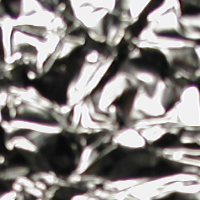
#> input picture dataset/dataset/aluminium_foil/15-scale_1_im_1_col.png, 200 x 200 px, given in place of aluminium_foil, which was not available
$ python main.py   (older library calls are emulated)
#> lines starting #> are read from the running program, lines starting #| are printed output that depends on the picture; pictures that were not available may be replaced by others from this repository, and a replacement may not be noted
import os
import cv2
import numpy as np
from skimage.feature import graycomatrix, graycoprops
import mahotas

DATASET_PATH = "dataset"
IMG_SIZE = 256
OUTPUT_ARFF = "glcm_12.arff"

features = []
labels = []

class_names = sorted(os.listdir(DATASET_PATH))
class_names = [c for c in class_names if os.path.isdir(os.path.join(DATASET_PATH, c))]
print("Sınıflar:", class_names)

def extract_glcm_features(img):
    img = (img / 4).astype(np.uint8)

    glcm = graycomatrix(
        img,
        distances=[1],
        angles=[0, np.pi/4, np.pi/2, 3*np.pi/4],
        levels=64,
        symmetric=True,
        normed=True
    )

    contrast = graycoprops(glcm, 'contrast').mean()
    dissimilarity = graycoprops(glcm, 'dissimilarity').mean()
    homogeneity = graycoprops(glcm, 'homogeneity').mean()
    energy = graycoprops(glcm, 'energy').mean()
    correlation = graycoprops(glcm, 'correlation').mean()
    asm = graycoprops(glcm, 'ASM').mean()

    haralick = mahotas.features.haralick(img, return_mean=True)
    entropy = haralick[1]
    idm = haralick[4]
    cluster_shade = haralick[7]
    cluster_prominence = haralick[8]
    diff_var = haralick[10]
    max_prob = np.max(glcm)

    return [contrast, dissimilarity, homogeneity, energy, correlation, asm,
            entropy, idm, cluster_shade, cluster_prominence, diff_var, max_prob]

for class_name in class_names:
    class_path = os.path.join(DATASET_PATH, class_name)
    for file in os.listdir(class_path):
        img_path = os.path.join(class_path, file)
        img = cv2.imread(img_path)
#> img is the input picture: shape (200, 200, 3); mean B, G, R 132.3, 134.3, 138.8
        if img is None:
            continue

        gray = cv2.cvtColor(img, cv2.COLOR_BGR2GRAY)
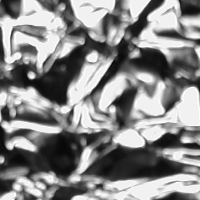
#> gray: shape (200, 200); min 8, max 255, mean 135.4
        gray = cv2.resize(gray, (IMG_SIZE, IMG_SIZE))
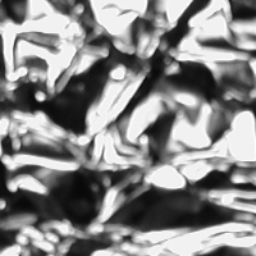
#> gray: shape (256, 256); min 8, max 255, mean 135.3

        feat = extract_glcm_features(gray)
#> in extract_glcm_features, `img = (img / 4).astype(np.uint8)`:
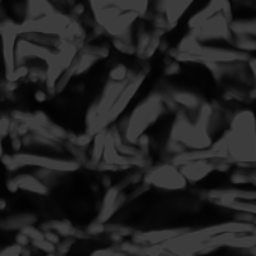
#> img: shape (256, 256); min 2, max 63, mean 33.5
#> in extract_glcm_features, `contrast = graycoprops(glcm, 'contrast').mean()`: contrast = 20.18
#> in extract_glcm_features, `dissimilarity = graycoprops(glcm, 'dissimilarity').mean()`: dissimilarity = 2.68
#> in extract_glcm_features, `homogeneity = graycoprops(glcm, 'homogeneity').mean()`: homogeneity = 0.461
#> in extract_glcm_features, `energy = graycoprops(glcm, 'energy').mean()`: energy = 0.137
#> in extract_glcm_features, `correlation = graycoprops(glcm, 'correlation').mean()`: correlation = 0.976
#> in extract_glcm_features, `asm = graycoprops(glcm, 'ASM').mean()`: asm = 0.0187
#> (the run stopped early here; a loop or call above may not have finished)

$ run again, on dataset/dataset/brown_bread/48-scale_1_im_3_col.png
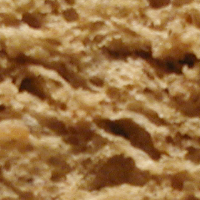
#> input picture dataset/dataset/brown_bread/48-scale_1_im_3_col.png, 200 x 200 px, given in place of aluminium_foil, which was not available
#> img is the input picture: shape (200, 200, 3); mean B, G, R 66.3, 114.5, 155.7
#> `gray = cv2.cvtColor(img, cv2.COLOR_BGR2GRAY)`:
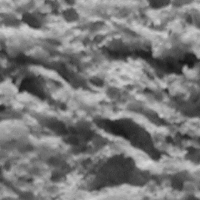
#> gray: shape (200, 200); min 20, max 219, mean 121.4
#> in extract_glcm_features, `img = (img / 4).astype(np.uint8)`:
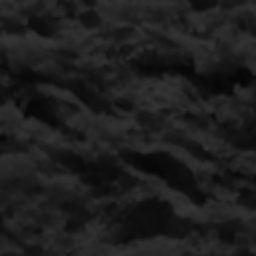
#> img: shape (256, 256); min 5, max 54, mean 29.9
#> contrast = 4.74
#> dissimilarity = 1.54
#> homogeneity = 0.483
#> energy = 0.0646
#> correlation = 0.976
#> asm = 0.00422

$ run again, on dataset/dataset/brown_bread/48-scale_1_im_5_col.png
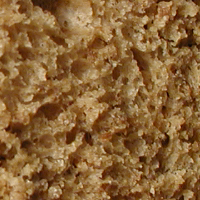
#> input picture dataset/dataset/brown_bread/48-scale_1_im_5_col.png, 200 x 200 px, given in place of aluminium_foil, which was not available
#> img is the input picture: shape (200, 200, 3); mean B, G, R 55.5, 100.4, 138.6
#> `gray = cv2.resize(gray, (IMG_SIZE, IMG_SIZE))`:
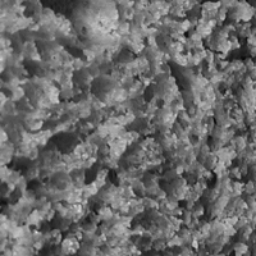
#> gray: shape (256, 256); min 9, max 228, mean 106.6
#> in extract_glcm_features, `img = (img / 4).astype(np.uint8)`:
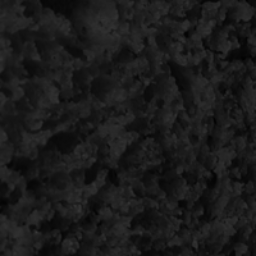
#> img: shape (256, 256); min 2, max 57, mean 26.3
#> contrast = 12.19
#> dissimilarity = 2.45
#> homogeneity = 0.371
#> energy = 0.057
#> correlation = 0.913
#> asm = 0.00327

$ run again, on dataset/dataset/corduroy/42-scale_1_im_2_col.png
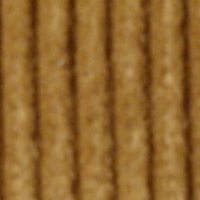
#> input picture dataset/dataset/corduroy/42-scale_1_im_2_col.png, 200 x 200 px, given in place of aluminium_foil, which was not available
#> img is the input picture: shape (200, 200, 3); mean B, G, R 45.9, 101.9, 144.3
#> `gray = cv2.cvtColor(img, cv2.COLOR_BGR2GRAY)`:
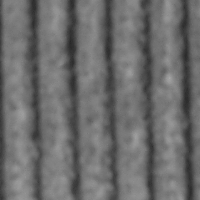
#> gray: shape (200, 200); min 39, max 169, mean 108.2
#> in extract_glcm_features, `img = (img / 4).astype(np.uint8)`:
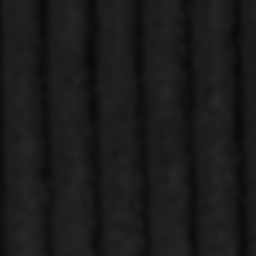
#> img: shape (256, 256); min 10, max 41, mean 26.6
#> contrast = 1.11
#> dissimilarity = 0.73
#> homogeneity = 0.673
#> energy = 0.144
#> correlation = 0.983
#> asm = 0.0209
